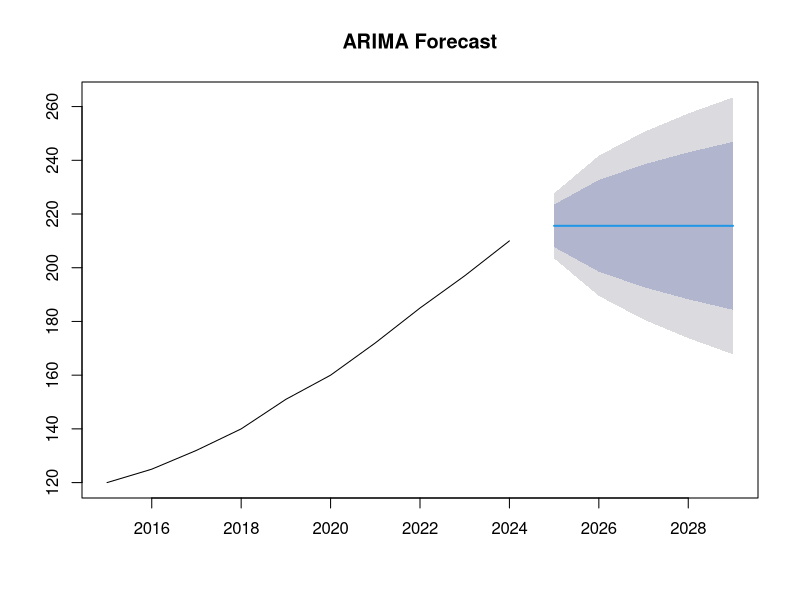

Generate this figure with R:
# Install once if needed
# install.packages("forecast")

library(forecast)

# Data
sales <- c(120,125,132,140,151,160,172,185,197,210)

# Time series
x <- ts(sales,start=2015)

# ARIMA model
fit <- Arima(x,order=c(0,1,1))

# Forecast
f <- forecast(fit,h=5)

# Display and plot
f
plot(f,main="ARIMA Forecast")
